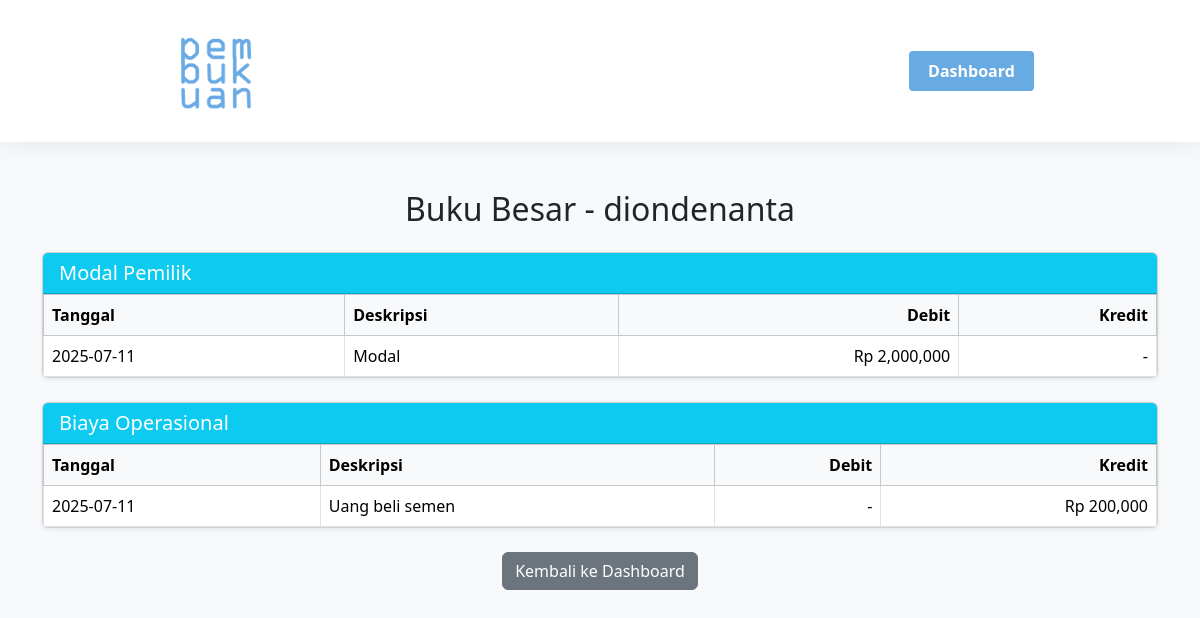
/buku-besar.php (signed in), run on the app's committed database.
### tables this page shows
CREATE TABLE `transactions` (
  `id` int NOT NULL,
  `date` date NOT NULL,
  `description` text,
  `type` enum('debit','kredit') NOT NULL,
  `amount` double NOT NULL,
  `account_id` int NOT NULL,
  `user_id` int DEFAULT NULL
);

CREATE TABLE `accounts` (
  `id` int NOT NULL,
  `account_code` varchar(10) NOT NULL,
  `name` varchar(100) NOT NULL,
  `type` enum('aset','liabilitas','modal','pendapatan','beban') NOT NULL
);

### php/function.php (called while the page is built, shortened)
<?php
include 'koneksi.php';
function getBukuBesar() {
    global $conn;
    $user_id = $_SESSION['user_id'];
    $result = $conn->query("
        SELECT t.date, t.description, t.amount, t.type, a.name AS account_name
        FROM transactions t
        JOIN accounts a ON t.account_id = a.id
        WHERE t.user_id = $user_id
        ORDER BY a.id, t.date ASC
    ");
    $data = [];
    while ($row = $result->fetch_assoc()) {
        $akun = $row['account_name'];
        if (!isset($data[$akun])) {
            $data[$akun] = [];
        }
        $data[$akun][] = $row;
    }
    return $data;
}
?>

### buku-besar.php (the view, shortened to what this page needs)
<?php
include 'php/koneksi.php';
include 'php/function.php';
$buku_besar = getBukuBesar();
?>
<!DOCTYPE html>
<html>
<head>
    <link href="https://cdn.jsdelivr.net/npm/bootstrap@5.3.3/dist/css/bootstrap.min.css" rel="stylesheet">
</head>
<body class="bg-light">
    <div class="navbar">
        <div class="container">
            <a class="navbar-brand" href="#"><img src="./img/icon.png" alt=""></a>
            <a href="index.php" class="logout-btn">Dashboard</a>
        </div>
    </div>
    <div class="container py-5">
        <h2 class="mb-4 text-center">Buku Besar - <?= htmlspecialchars($_SESSION['username']) ?></h2>
        <?php if (count($buku_besar) > 0): ?>
            <?php foreach ($buku_besar as $akun => $transaksi): ?>
                <div class="card shadow-sm mb-4">
                    <div class="card-header bg-info text-white">
                        <h5 class="mb-0"><?= htmlspecialchars($akun) ?></h5>
                    </div>
                    <div class="card-body p-0">
                        <div class="table-responsive">
                            <table class="table table-bordered table-hover mb-0">
                                <thead class="table-light">
                                    <tr>
                                        <th>Tanggal</th>
                                        <th>Deskripsi</th>
                                        <th class="text-end">Debit</th>
                                        <th class="text-end">Kredit</th>
                                    </tr>
                                </thead>
                                <tbody>
                                    <?php foreach ($transaksi as $row): ?>
                                        <tr>
                                            <td><?= htmlspecialchars($row['date']) ?></td>
                                            <td><?= htmlspecialchars($row['description']) ?></td>
                                            <td class="text-end"><?= ($row['type'] === 'debit') ? 'Rp ' . number_format($row['amount']) : '-' ?></td>
                                            <td class="text-end"><?= ($row['type'] === 'kredit') ? 'Rp ' . number_format($row['amount']) : '-' ?></td>
                                        </tr>
                                    <?php endforeach; ?>
                                </tbody>
                            </table>
                        </div>
                    </div>
                </div>
            <?php endforeach; ?>
        <?php else: ?>
            <div class="alert alert-info text-center">Tidak ada data buku besar.</div>
        <?php endif; ?>
        <div class="text-center mt-4">
            <a href="index.php" class="btn btn-secondary">Kembali ke Dashboard</a>
        </div>
    </div>
</body>
</html>

### buku-besar.php (style rules this page uses)
.navbar { background: #fff; color: #1a1a1a; padding: 1rem 0; filter: drop-shadow(0 2px 12px rgba(0,0,0,0.07)); position: sticky; top: 0; }
.navbar .container { display: flex; justify-content: space-between; align-items: center; max-width: 900px; margin: 0 auto; padding: 0 1rem; }
.navbar-brand { font-size: 1.3rem; font-weight: bold; text-decoration: none; color: #fff; }
.navbar-brand img { height: 100px; width: auto; }
.logout-btn { background: #68aae3; color: #fff; border: none; padding: 0.5rem 1.2rem; border-radius: 4px; cursor: pointer; font-weight: bold; text-decoration: none; transition: background 0.2s; }

### data on the page
transactions: date "2025-07-11", description "Modal", amount "2,000,000"
transactions: account.name "Biaya Operasional", date "2025-07-11", description "Uang beli semen", amount "200,000"

### other printed values
$_SESSION['username'] "diondenanta"
$akun "Modal Pemilik"
